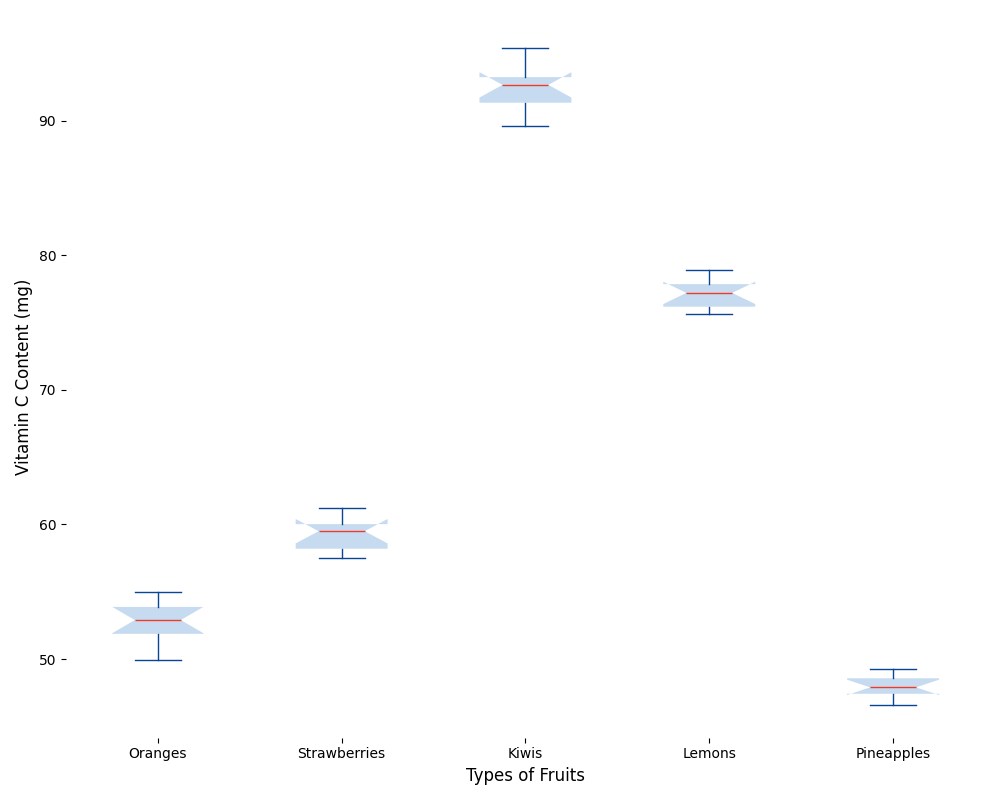

Recreate this plot in Python.
import matplotlib.pyplot as plt
import numpy as np

# Data for Vitamin C content in mg per 100 grams for each fruit type
oranges = [53.2, 50.5, 52.4, 55.0, 54.3, 51.7, 52.8, 49.9, 54.1, 53.0]
strawberries = [58.8, 59.4, 60.1, 57.5, 59.6, 58.0, 60.3, 61.2, 57.9, 59.8]
kiwis = [92.7, 93.0, 89.6, 95.4, 94.2, 91.1, 92.6, 90.8, 93.3, 92.0]
lemons = [77.0, 76.4, 78.2, 75.8, 77.7, 78.9, 76.1, 77.4, 75.6, 77.9]
pineapples = [47.8, 48.2, 47.0, 49.3, 46.6, 47.4, 48.7, 47.5, 48.0, 48.8]

# Combine the data into a single list for the boxplot
data = [oranges, strawberries, kiwis, lemons, pineapples]
fruit_labels = ['Oranges', 'Strawberries', 'Kiwis', 'Lemons', 'Pineapples']

# Create the plot
fig, ax = plt.subplots(figsize=(10, 8))

# Create the box plot without stylistic elements
ax.boxplot(data, vert=True, patch_artist=True, labels=fruit_labels, notch=True,
           boxprops=dict(facecolor='#c6dbef', color='none'),
           whiskerprops=dict(color='#084594'),
           capprops=dict(color='#084594'),
           medianprops=dict(color='#ef3b2c'),
           flierprops=dict(marker='o', color='#ef3b2c', alpha=0.5))

# Set the labels without grid
ax.set_xlabel("Types of Fruits", fontsize=12)
ax.set_ylabel("Vitamin C Content (mg)", fontsize=12)

# Remove border and spines
for spine in ax.spines.values():
    spine.set_visible(False)

# Automatically adjust layout for better fit and visibility
plt.tight_layout()

# Display the plot
plt.show()
